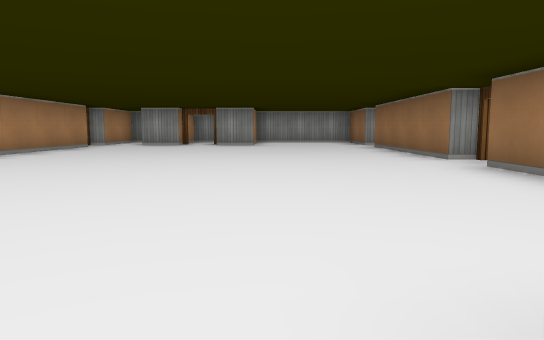
[1] (above)

16 first-person views from a walk through a cub3D level. The camera is about half as high as the walls, tilts 6° down and sees 70° across. The floor is counted in squares. Each view is taken from the middle of a square. On the plan, view 1 faces up. The plan holds only what a view shows up to about 9 squares ahead; the rest is blank.

[2]
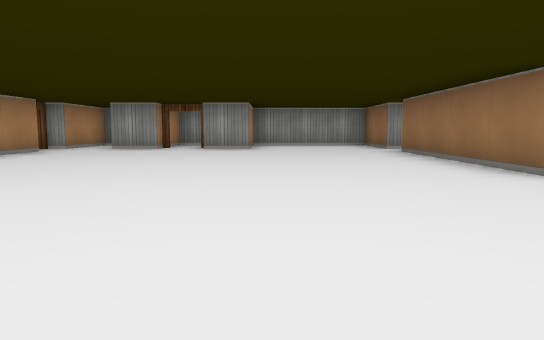

[3]
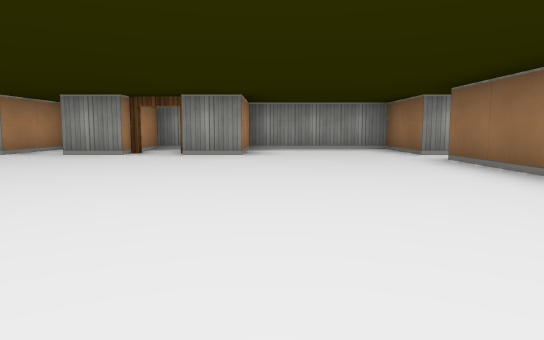

[4]
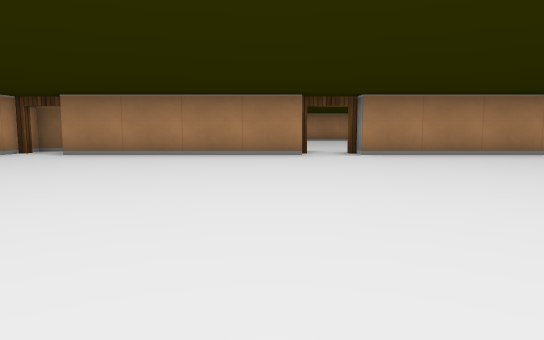

[5]
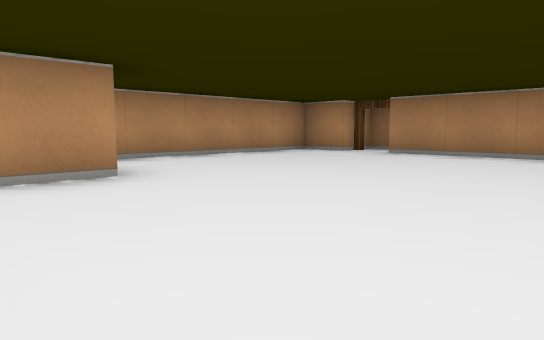

[6]
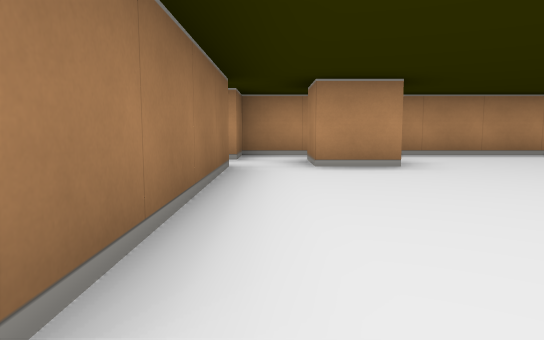

[7]
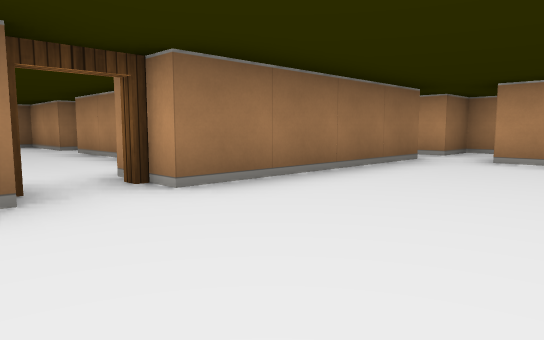

[8]
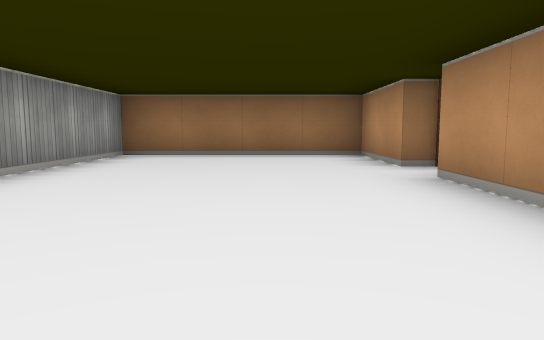

[9]
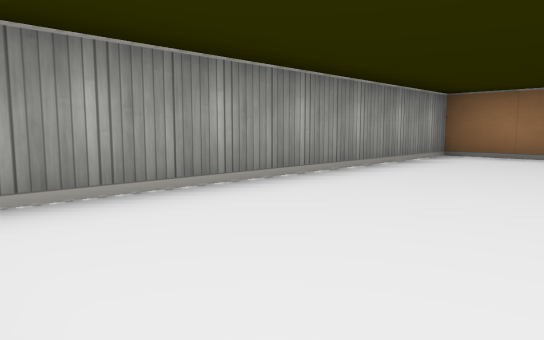

[10]
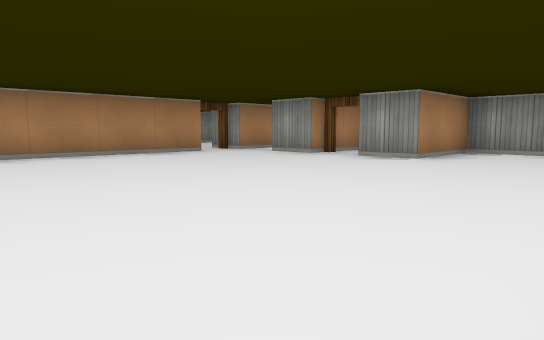

[11]
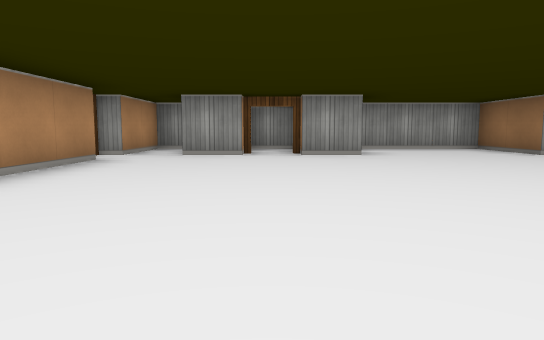

[12]
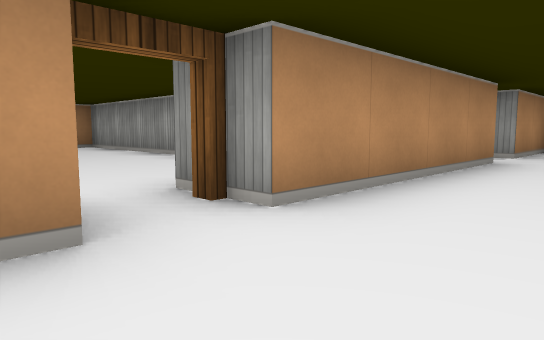

[13]
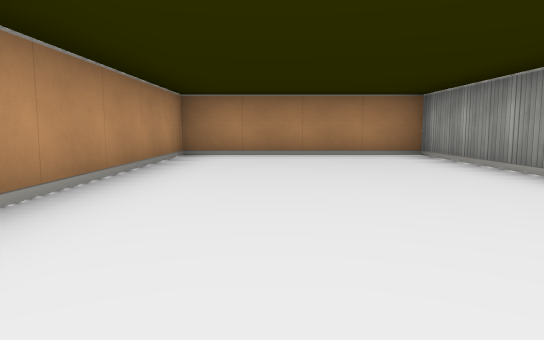

[14]
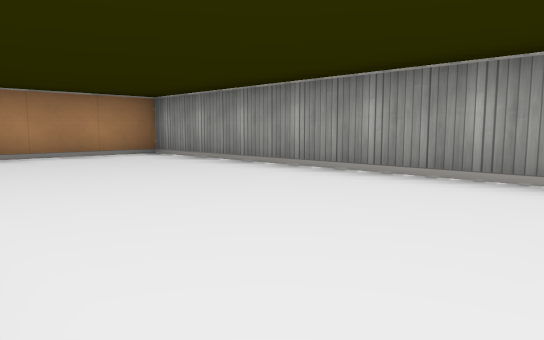

[15]
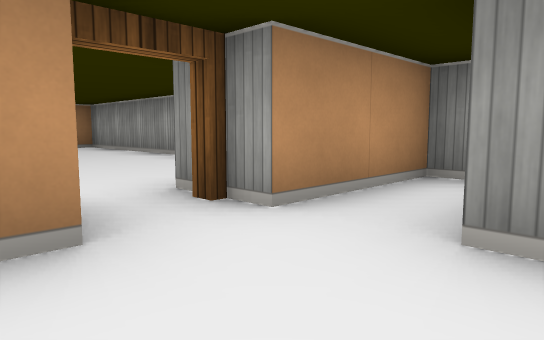

[16]
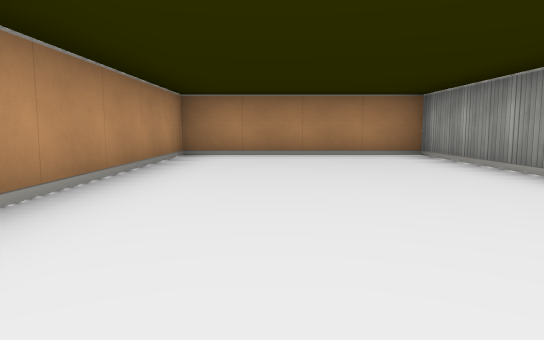

### Floor plan
Ten units are one square. View 1 is at (0, 0); x grows to the right and y downward. Boxes are objects, and circles mark ways between rooms. Rooms are numbered by the first view taken in them; rooms with no view inside come last. Other rooms are left out.
<svg viewBox="-130 -130 240 150">
<path fill="none" stroke="#000" d="M-45 -46 -45 -5M25 -55 25 -95M4 -5 15 -5 15 5M-25 -105 -35 -105M-45 -96 -45 -55M25 -4 25 -45M-45 5 -45 15 -1 15M25 -105 25 -125 -5 -125 -5 -105 -15 -105M-55 0 -55 5M14 15 25 15 25 5 30 5M-39 -125 -45 -125 -45 -105M58 -35 75 -35M85 -35 105 -35 105 -75 44 -75M-65 -75 -125 -75 -125 -35 -80 -35M-88 -125 -125 -125 -125 -85 -80 -85M-15 -125 -25 -125 -25 -105"/>
<circle cx="30" cy="-50" r="3" fill="#2a7"/>
<circle cx="-50" cy="-50" r="3" fill="#2a7"/>
<circle cx="-50" cy="-100" r="3" fill="#2a7"/>
<circle cx="-20" cy="-110" r="3" fill="#2a7"/>
<text x="-10" y="-50">1</text>
<text x="70" y="-60">2</text>
<text x="-90" y="-60">3</text>
<text x="-90" y="-110">4</text>
<text x="-20" y="-120">5</text>
</svg>
Room 1 opens to room 2. Room 1 opens to room 3. Room 1 opens to room 4. Room 1 opens to room 5.

Where each view was taken, in squares from view 1:
view 1: 0 up, 0 right, facing up
view 2: 2 up, 0 right, facing up
view 3: 4 up, 0 right, facing up
view 4: 4 up, 2 right, facing left
view 5: 4 up, 2 right, facing down-left
view 6: 5 up, 2 right, facing down
view 7: 6 up, 0 right, facing down-right
view 8: 5 up, 4 right, facing right
view 9: 5 up, 4 right, facing up-right
view 10: 5 up, 2 right, facing up-left
view 11: 4 up, 2 left, facing up
view 12: 4 up, 3 left, facing up-left
view 13: 5 up, 6 left, facing left
view 14: 4 up, 6 left, facing up-left
view 15: 9 up, 3 left, facing up-left
view 16: 10 up, 6 left, facing left
